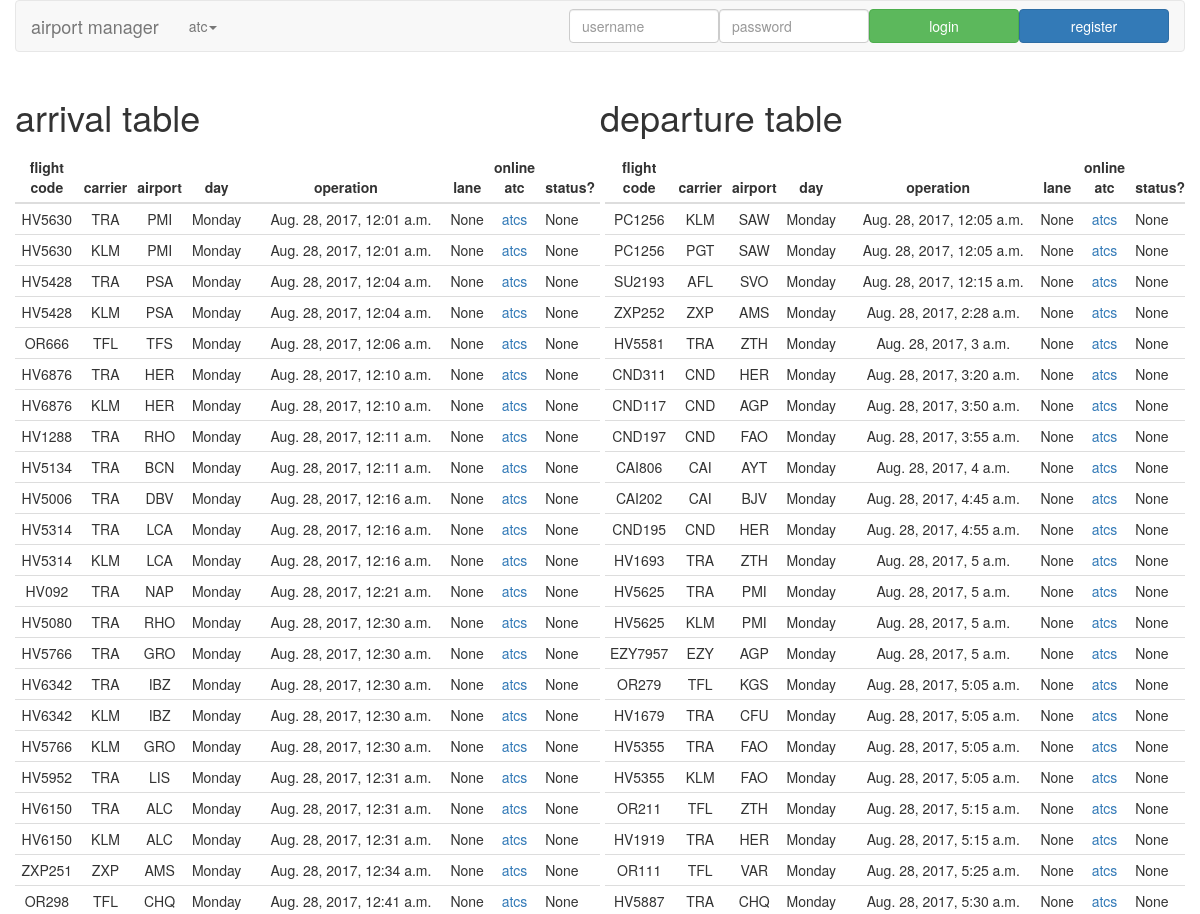
/airport_management/ (upper part), run on an earlier commit of the app's database.
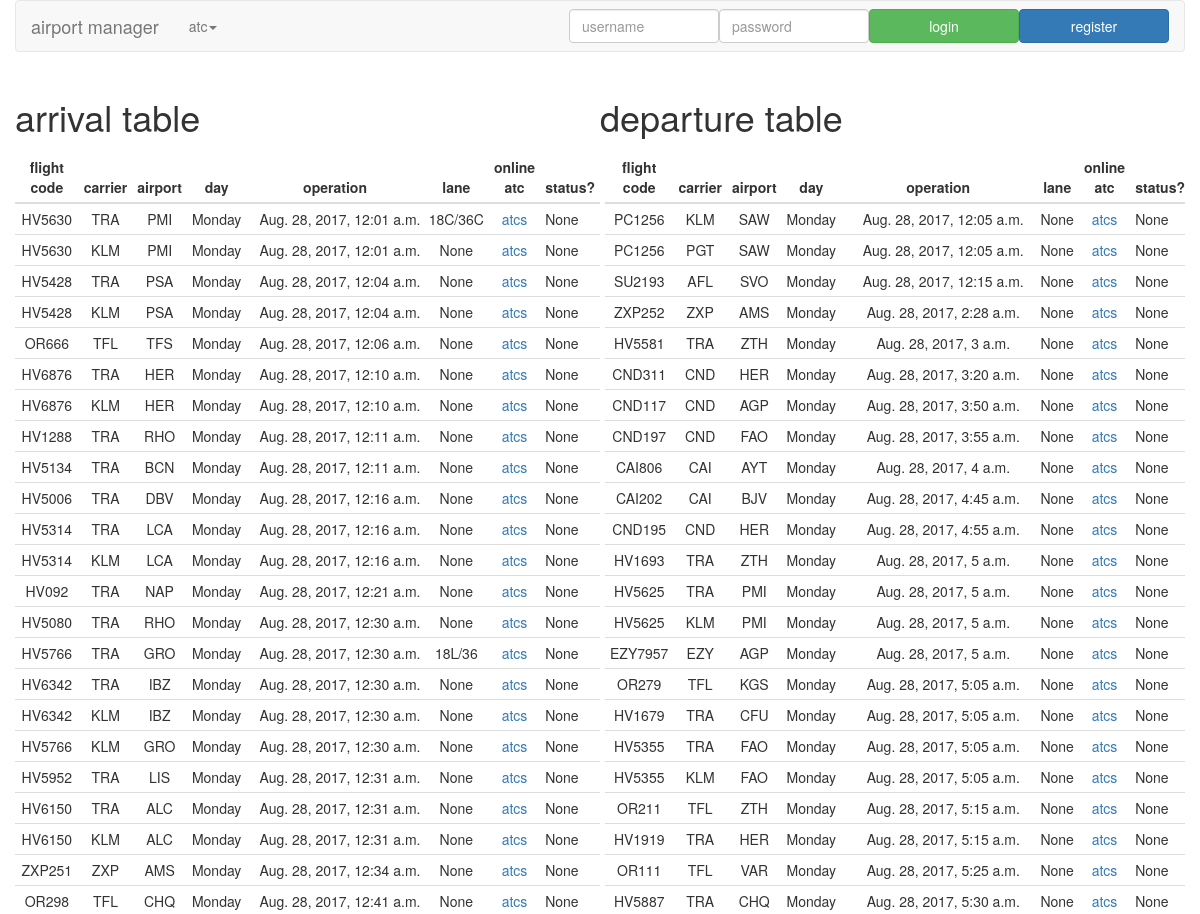
And on a later commit of the database.
### airport_management/models.py (models this page shows)
class ArrivalDepartureFlight(models.Model):
    flight_code = models.CharField(max_length=10)
    airport = models.CharField(max_length=3)
    """
    The day the flight happens, arriving or departing from this airport
    perspective.

    PENDING: This could be made as an enumeration because the value will only
    be strictly for strings of days (Monday to Sunday).
    """
    day = models.CharField(max_length=9)
    scheduled_datetime = models.DateTimeField()
    carrier = models.CharField(max_length=20, null=True)
    """
    Lane used for arriving or departing. This field has one to many
    relationship to the `Lane` model. The `related_name="%(class)s_lane"` is
    used to prevent `Error: One or more models did not validate:` error.

    PENDING: This field are supposed to have one to one relationship due to
    every lanes can only be used for one flight. I just make this one to many
    """
    lane = models.ForeignKey("Lane", null=True, on_delete=models.CASCADE,
        related_name="%(class)s_lane")
    online_atcs = models.ManyToManyField("AirTrafficController",
        related_name="%(class)s_online_atc")
    """
    Whether a flight has assigned to ATC and lane during the
    `scheduled_time` or not.
    """
    status = models.NullBooleanField(null=True)
    """
    Real arrival/departure time. If the value of this field is not `None` or
    `null` then this flight is already arrived/departed.

    CAUTION: This field is not currently being used.
    """
    """
    List of all previous air traffic controllers.

    CAUTION: This field is not currently being used.
    """
    class Meta:
        abstract = True

class ArrivalFlight(ArrivalDepartureFlight):
    def __str__(self):
        return "{} from {} airport, {}".format(
            self.flight_code,
            self.airport,
            localtime(self.scheduled_datetime)
        )

class DepartureFlight(ArrivalDepartureFlight):
    def __str__(self):
        return "{} to {} airport, {}".format(
            self.flight_code,
            self.airport,
            localtime(self.scheduled_datetime)
        )

class Lane(models.Model):
    name = models.CharField(max_length=7)
    def __str__(self):
        return self.name

### airport_management/views.py (the view)
def index(request):
    flight_table_paginations = {}
    flight_table_paginations_parameters = [
        [KEY.ARRIVAL_FLIGHT_TABLE_PAGINATION, ArrivalFlight],
        [KEY.DEPARTURE_FLIGHT_TABLE_PAGINATION, DepartureFlight]
    ]
    """
    Create arrival flight table pagination and departure flight pagination.
    """
    for flight_table_pagination_parameters in\
        flight_table_paginations_parameters:
        flight_table_paginations[flight_table_pagination_parameters[0]] =\
            create_pagination_return_page_and_number_of_pages(
                flight_table_pagination_parameters[1],
                MODAL_FIELD.SCHEDULED_DATETIME,
                VALUE.PAGINATION_OBJECTS_COUNT_PER_PAGE
            )
    """
    For the initial page, set the flight management panel only to display the
    earliest flight from the latest recorded day. This could be changed based
    on the preference.
    """
    latest_datetime_from_arrivalflight = get_latest_datetime_from_a_model(
        ArrivalFlight,
        MODAL_FIELD.SCHEDULED_DATETIME
    )
    """
    Get the earliest `ArrivalFlight` document from the latest day as the fist
    document shown in the flight management panel.
    """
    earliest_arrivalflight_from_the_latest_day =\
        get_earliest_object_from_a_day(
            ArrivalFlight,
            MODAL_FIELD.SCHEDULED_DATETIME,
            latest_datetime_from_arrivalflight
        )
    """ Create parameters for flight management panel DOM. """
    flight_management_panel_initial_dom =\
        generate_flight_management_panel_dom_parameters(
            earliest_arrivalflight_from_the_latest_day
        )
    """
    Dictionary that will be used to render views. Dictionary for initially
    displayed flight management panel.

    PENDING: Could be refactored alongside with the `table_requests_flight()`
    function.
    """
    parameters = {}
    parameters = set_flight_management_panel_non_status_and_status(
        parameters,
        flight_management_panel_initial_dom\
            [KEY.FMP_NON_STATUS_DOM_PARAMETERS],
        flight_management_panel_initial_dom[KEY.FMP_STATUS]
    )
    """ Assigning airport manager into client's render view. """
    parameters[KEY.AIRPORT_MANAGER] = request.user
    """ Assigning all ATCs into client's render view. """
    parameters[KEY.ATC_OBJECTS] = AirTrafficController.objects.all()
    """ Assigning all Lanes into client's render view. """
    parameters[KEY.LANE_OBJECTS] = Lane.objects.all();
    """ Parameters to help set initial flight online ATCs form. """
    parameters[KEY.FLIGHT_ONLINE_ATC_FORM_ARRIVALDEPARTURE] = AOD.ARRIVAL
    parameters[KEY.FLIGHT_ONLINE_ATC_FORM_FLIGHT_ID] =\
        earliest_arrivalflight_from_the_latest_day.id
    parameters[KEY.FLIGHT_ONLINE_ATC_FORM_FLIGHT_ONLINE_ATCS_ID] =\
        get_list_from_object_field(
            earliest_arrivalflight_from_the_latest_day.online_atcs, "id")
    """ Parameters to help to set initial flight lane form. """
    parameters[KEY.FLIGHT_LANE_FORM_ARRIVALDEPARTURE] =\
        parameters[KEY.FLIGHT_ONLINE_ATC_FORM_ARRIVALDEPARTURE]
    parameters[KEY.FLIGHT_LANE_FORM_FLIGHT_ID] =\
        parameters[KEY.FLIGHT_ONLINE_ATC_FORM_FLIGHT_ID]
    parameters[KEY.FLIGHT_LANE_FORM_FLIGHT_LANE_ID] =\
        "" if earliest_arrivalflight_from_the_latest_day.lane ==\
            None else earliest_arrivalflight_from_the_latest_day.lane.id
    """ Both arrival flight table and departure flight table properties. """
    parameters[KEY.TABLES_PROPERTIES] = [
        {
            KEY.ARRIVALDEPARTUREFLIGHT_OBJECTS:
                flight_table_paginations\
                    [KEY.ARRIVAL_FLIGHT_TABLE_PAGINATION][KEY.OBJECTS],
            KEY.TABLE_PAGINATION_NUMBER_OF_PAGES:
                flight_table_paginations\
                    [KEY.ARRIVAL_FLIGHT_TABLE_PAGINATION]\
                    [KEY.NUMBER_OF_PAGES],
            KEY.TABLE_TITLE: STRING.ARRIVAL_TABLE_TITLE,
            KEY.TABLE_ID: DOM_ID.ARRIVAL_FLIGHT_TABLE,
            KEY.TABLE_ERROR_ID: DOM_ID.ARRIVAL_FLIGHT_TABLE_ERROR,
            KEY.TABLE_PAGINATION_ID: DOM_ID.ARRIVAL_FLIGHT_TABLE_PAGINATION,
            KEY.TABLE_PAGINATION_NUMBER_OF_PAGES_ID:
                DOM_ID.ARRIVAL_FLIGHT_TABLE_PAGINATION_NUMBER_OF_PAGES,
            KEY.TABLE_REQUESTING_ID:
                DOM_ID.ARRIVAL_FLIGHT_TABLE_REQUESTING
        },
        {
            KEY.ARRIVALDEPARTUREFLIGHT_OBJECTS:
                flight_table_paginations\
                    [KEY.DEPARTURE_FLIGHT_TABLE_PAGINATION][KEY.OBJECTS],
            KEY.TABLE_PAGINATION_NUMBER_OF_PAGES:
                flight_table_paginations\
                    [KEY.DEPARTURE_FLIGHT_TABLE_PAGINATION]\
                    [KEY.NUMBER_OF_PAGES],
            KEY.TABLE_TITLE: STRING.DEPARTURE_TABLE_TITLE,
            KEY.TABLE_ID: DOM_ID.DEPARTURE_FLIGHT_TABLE,
            KEY.TABLE_ERROR_ID: DOM_ID.DEPARTURE_FLIGHT_TABLE_ERROR,
            KEY.TABLE_PAGINATION_ID:
                DOM_ID.DEPARTURE_FLIGHT_TABLE_PAGINATION,
            KEY.TABLE_PAGINATION_NUMBER_OF_PAGES_ID:
                DOM_ID.DEPARTURE_FLIGHT_TABLE_PAGINATION_NUMBER_OF_PAGES,
            KEY.TABLE_REQUESTING_ID:
                DOM_ID.DEPARTURE_FLIGHT_TABLE_REQUESTING
        }
    ]
    """ Render index.html with the dictionary as parameter. """
    return render(request, "airport_management/index.html", parameters)

### airport_management/templates/airport_management/index.html (shortened to what this page needs)
<!doctype html>
<html>
<head>
  {% load static %}
  {% load djng_tags %}
  <link href="{% static 'airport_management/bower_components/bootstrap/dist/css/bootstrap.css' %}" rel="stylesheet" type="text/css" />
  <link href="{% static 'airport_management/flaviumatis-simple-pagination/simplePagination.css' %}" rel="stylesheet" type="text/css" />
  <link href="{% static 'airport_management/css/airport_manager_wrong_password_modal.css' %}" rel="stylesheet" type="text/css" />
  <link href="{% static 'airport_management/css/atc_list_modal.css' %}" rel="stylesheet" type="text/css" />
  <link href="{% static 'airport_management/css/atc_registration_form_modal.css' %}" rel="stylesheet" type="text/css" />
  <link href="{% static 'airport_management/css/flight_management_panel.css' %}" rel="stylesheet" type="text/css" />
  <link href="{% static 'airport_management/css/flight_management_panel_information.css' %}" rel="stylesheet" type="text/css" />
  <link href="{% static 'airport_management/css/flight_lane_form_modal.css' %}" rel="stylesheet" type="text/css" />
  <link href="{% static 'airport_management/css/flight_online_atcs_form_modal.css' %}" rel="stylesheet" type="text/css" />
  <link href="{% static 'airport_management/css/index.css' %}" rel="stylesheet" type="text/css" />
  <link href="{% static 'airport_management/css/inner_table.css' %}" rel="stylesheet" type="text/css" />
  <link href="{% static 'airport_management/css/navbar.css' %}" rel="stylesheet" type="text/css" />
  <link href="{% static 'airport_management/css/navbar_left.css' %}" rel="stylesheet" type="text/css" />
  <link href="{% static 'airport_management/css/navbar_right.css' %}" rel="stylesheet" type="text/css" />
  <link href="{% static 'airport_management/css/table.css' %}" rel="stylesheet" type="text/css" />
</head>
<body ng-app="airport_management" ng-cloak>
  <div class="container-fluid" id="main-container">
    <div>
      {% include "airport_management/navbar.html" %}
    </div>
    <div id="main-content-container">
      {% include "airport_management/table.html" %}
    </div>
  </div>
</body>
</html>

### airport_management/templates/airport_management/navbar.html (shortened to what this page needs)
{% load djng_tags %}
{% load static %}
<nav class="navbar navbar-default">
  <div class="navbar-header">
    <a class="navbar-brand" href="#" id="title">airport manager</a>
  </div>
  <div class="collapse navbar-collapse" id="main-menu">
    {% include "airport_management/navbar_left.html" %}
    {% include "airport_management/navbar_right.html" %}
  </div>
</nav>

### airport_management/templates/airport_management/navbar_left.html (shortened to what this page needs)
<div class="navbar-left">
  <ul class="nav navbar-nav" id="mobile-atc-modals-buttons-container"
    ng-controller="atc_menu">
    <li class="dropdown" id="atc-modals-buttons-dropdown">
      <a aria-expanded="false" aria-haspopup="true" class="dropdown-toggle"
        data-toggle="dropdown" href="#" role="button">
        atc<span class="caret"></span>
      </a>
    </li>
  </ul>
</div>

### airport_management/templates/airport_management/navbar_right.html (shortened to what this page needs)
<div class="navbar-right">
  {% if user.is_authenticated and not user.is_superuser %}
    <form action="{% url 'airport_management:logout_airport_manager' %}"
      class="navbar-form" id="airport-manager-logout-form" method="POST">
      {% csrf_token %}
      <div id="airport-manager-button-container">
        <div id="airport-manager-name"
          param="{{ airport_manager.username }}"
          style="display: none;">
        </div>
        <input class="btn btn-block btn-success" type="submit"
          value="hello! {{ airport_manager.username }}" />
      </div>
    </form>
  {% else %}
    <form action="{% url 'airport_management:airport_manager_login_and_registration_form' %}"
      class="navbar-form" id="airport-manager-login-and-registration-form"
      method="POST" ng-controller="airport_manager_login_and_registration_form">
      <div class="buttons-and-inputs-container">
        <div class="inputs-container">
          <input class="form-control" id="airport-manager-name-input"
            type="text" name="airport_manager_name_input"
            placeholder="username"
            ng-change="check_airport_manager_name_existence()"
            ng-model="airport_manager_name_input" />
          <input class="form-control" id="airport-manager-password-input"
            type="password" name="airport_manager_password_input"
            placeholder="password" />
        </div>
        <div class="buttons-container">
          <div>
            <input class="btn btn-block btn-success"
              name="airport_manager_login_or_register_button"
              type="submit" value="login">
          </div>
          <div>
            <input class="btn btn-block btn-primary"
              id="airport-manager-register-button"
              name="airport_manager_login_or_register_button"
              type="submit" value="register"
              ng-disabled="disable_airport_manager_register_button">
          </div>
        </div>
      </div>
    </form>
  {% endif %}
</div>

### airport_management/templates/airport_management/table.html (shortened to what this page needs)
{% load djng_tags %}
{% load static %}
<div id="main-content">
  <div id="arrivaldeparture-table-sets-container"
    ng-controller="arrivaldeparture_table_sets_container">
    {% for table_properties in tables_properties %}
      <div class="arrivaldeparture-table-set">
        <div>
          <h1 id="arrivaldeparture-table-title">
            {{ table_properties.table_title }}
          </h1>
        </div>
        <div class="arrivaldeparture-table-container">
          <div>
            <table class="table table-condensed table-hover"
              id="{{ table_properties.table_id }}">
              {% include "airport_management/inner_table.html" with dom_id=table_properties.table_pagination_id objects=table_properties.arrivaldepartureflight_objects %}
            </table>
          </div>
        </div>
      </div>
    {% endfor %}
  </div>
</div>

### airport_management/templates/airport_management/flight_management_panel.html (shortened to what this page needs)
{% load djng_tags %}
{% load static %}

### airport_management/templates/airport_management/inner_table.html
<thead>
  <tr>
    <th>flight code</th>
    <th class="hide-for-small-width">carrier</th>
    <th class="hide-for-small-width">airport</th>
    <th class="hide-for-small-width">day</th>
    <th>operation</th>
    <th>lane</th>
    <th>online atc</th>
    <th>status?</th>
  </tr>
</thead>
<tbody>
  {% for object in objects  %}
    <tr ng-click="table_requests_flight('{{ object.id }}', '{{ dom_id }}')">
      <td>{{ object.flight_code }}</td>
      <td class="hide-for-small-width">
        {{ object.carrier }}
      </td>
      <td class="hide-for-small-width">
        {{ object.airport }}
      </td>
      <td class="hide-for-small-width">
        {{ object.day }}
      </td>
      <td id="scheduled-datetime-column">
        <div>{{ object.scheduled_datetime }}</div>
      </td>
      <td>{{ object.lane }}</td>
      <td><a href="#">atcs</a></td>
      <td class="flight-status-container">
        <div>{{ object.status }}</div>
      </td>
    </tr>
  {% endfor %}
</tbody>

### airport_management/templates/airport_management/flight_lane_form_modal.html (shortened to what this page needs)
{% load djng_tags %}
{% load static %}

### airport_management/templates/airport_management/flight_online_atcs_form_modal.html (shortened to what this page needs)
{% load djng_tags %}
{% load static %}

What changed in the data, as far as the page shows it:
changed ArrivalFlight (number 1 of 23 on the later page): lane "None" → "18C/36C"
changed ArrivalFlight (number 15 of 23 on the later page): lane "None" → "18L/36"
